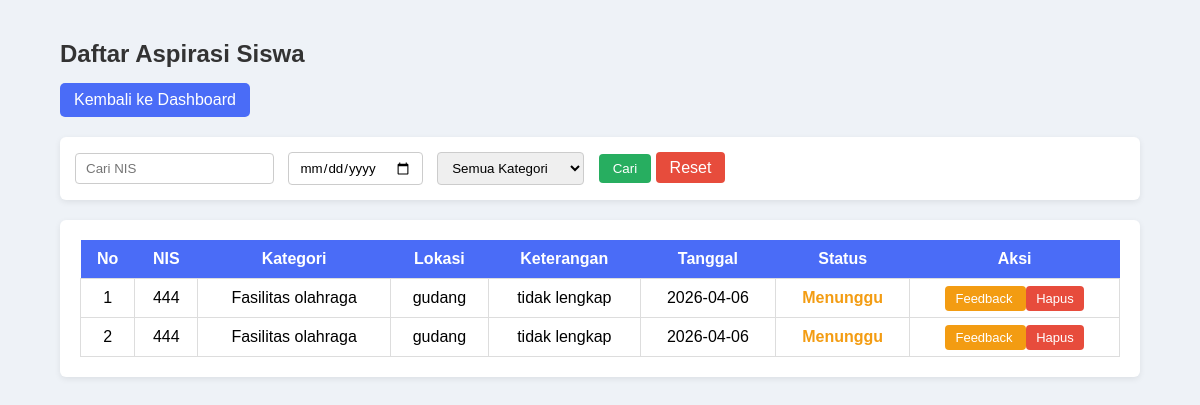
The page /admin/data-aspirasi.php?nis=444 (signed in) on the database its author committed.
### tables this page shows
CREATE TABLE `aspirasi` (
  `id_aspirasi` int(11) NOT NULL,
  `status` enum('menunggu','proses','selesai') NOT NULL,
  `id_pelaporan` int(5) NOT NULL,
  `id_kategori` int(5) NOT NULL,
  `feedback` varchar(50) NOT NULL
);

CREATE TABLE `input_aspirasi` (
  `id_pelaporan` int(5) NOT NULL,
  `nis` varchar(20) NOT NULL,
  `id_kategori` int(5) NOT NULL,
  `lokasi` varchar(50) NOT NULL,
  `ket` varchar(50) NOT NULL,
  `tgl_input` date NOT NULL
);

CREATE TABLE `kategori` (
  `id_kategori` int(5) NOT NULL,
  `ket_kategori` varchar(30) NOT NULL
);

### admin/data-aspirasi.php (the view, shortened to what this page needs)
<?php
include "../db.php";
$nis      = isset($_GET['nis']) ? $_GET['nis'] : '';
$sql = "
SELECT
    input_aspirasi.*,
    aspirasi.status,
    kategori.ket_kategori
FROM input_aspirasi
LEFT JOIN aspirasi
    ON input_aspirasi.id_pelaporan = aspirasi.id_pelaporan
LEFT JOIN kategori
    ON input_aspirasi.id_kategori = kategori.id_kategori
WHERE 1=1
";
if($nis != ''){
    $sql .= " AND input_aspirasi.nis LIKE '%$nis%'";
}
$sql .= " ORDER BY input_aspirasi.id_pelaporan DESC";
$query = mysqli_query($koneksi, $sql);
?>
<!DOCTYPE html>
<html>
<head>
<link rel="stylesheet" href="../css/data-aspirasi.css">
</head>
<body>
<div class="wrapper">
<h2>Daftar Aspirasi Siswa</h2>
<a href="dashboard.php" class="btn-kembali">
Kembali ke Dashboard
</a>
<div class="filter-box">
<form method="GET">
<input
type="text"
name="nis"
placeholder="Cari NIS"
>
<input
type="date"
name="tanggal"
>
<select name="kategori">
<option value="">
Semua Kategori
</option>
</select>
<button type="submit" class="btn-cari">
Cari
</button>
<a href="data-aspirasi.php" class="btn-reset">
Reset
</a>
</form>
</div>
<div class="table-box">
<table>
<tr>
<th>No</th>
<th>NIS</th>
<th>Kategori</th>
<th>Lokasi</th>
<th>Keterangan</th>
<th>Tanggal</th>
<th>Status</th>
<th>Aksi</th>
</tr>
<?php
if(mysqli_num_rows($query) == 0){
?>
<tr>
<td colspan="8" class="kosong">
Belum ada data aspirasi
</td>
</tr>
<?php
}else{
$no = 1;
while($data = mysqli_fetch_assoc($query)){
?>
<tr>
<td><?php echo $no++; ?></td>
<td><?php echo $data['nis']; ?></td>
<td><?php echo $data['ket_kategori']; ?></td>
<td><?php echo $data['lokasi']; ?></td>
<td><?php echo $data['ket']; ?></td>
<td><?php echo $data['tgl_input']; ?></td>
<td class="status">
<?php echo $data['status'] ? ucfirst($data['status']) : 'Menunggu'; ?>
</td>
<td>
<a
href="feedback.php?id=<?php echo $data['id_pelaporan']; ?>"
class="btn-feedback"
>
Feedback
</a>
<a
href="hapus.php?id=<?php echo $data['id_pelaporan']; ?>"
class="btn-hapus"
onclick="return confirm('Yakin ingin hapus data?')"
>
Hapus
</a>
</td>
</tr>
<?php
}
?>
<?php
}
?>
</table>
</div>
</div>
</body>
</html>

### css/data-aspirasi.css (style rules this page uses)
* { margin:0; padding:0; box-sizing:border-box; font-family:Arial, Helvetica, sans-serif; }
body { background:#eef2f7; }
.wrapper { width:90%; max-width:1100px; margin:40px auto; }
h2 { margin-bottom:15px; color:#333; }
.btn-kembali { display:inline-block; padding:8px 14px; background:#4a6cf7; color:white; text-decoration:none; border-radius:5px; margin-bottom:20px; }
.filter-box { background:white; padding:15px; border-radius:6px; margin-bottom:20px; box-shadow:0 2px 6px rgba(0,0,0,0.08); }
.filter-box input, .filter-box select { padding:7px 10px; border:1px solid #ccc; border-radius:4px; margin-right:10px; }
.btn-cari { padding:7px 14px; border:none; background:#27ae60; color:white; border-radius:4px; cursor:pointer; }
.btn-reset { padding:7px 14px; background:#e74c3c; color:white; text-decoration:none; border-radius:4px; }
.table-box { background:white; padding:20px; border-radius:6px; box-shadow:0 2px 6px rgba(0,0,0,0.08); }
table { width:100%; border-collapse:collapse; }
table th { background:#4a6cf7; color:white; padding:10px; }
table td { border:1px solid #ddd; padding:10px; text-align:center; }
.status { font-weight:bold; color:#f39c12; }
.btn-feedback { background:#f39c12; color:white; padding:5px 10px; text-decoration:none; border-radius:4px; font-size:13px; }
.btn-hapus { background:#e74c3c; color:white; padding:5px 10px; text-decoration:none; border-radius:4px; font-size:13px; }

### rows shown on the page
aspirasi: id_pelaporan.nis "444", kategori.ket_kategori "Fasilitas olahraga", id_pelaporan.lokasi "gudang", id_pelaporan.ket "tidak lengkap", id_pelaporan.tgl_input "2026-04-06", status "Menunggu"
aspirasi: id_pelaporan.nis "444", kategori.ket_kategori "Fasilitas olahraga", id_pelaporan.lokasi "gudang", id_pelaporan.ket "tidak lengkap", id_pelaporan.tgl_input "2026-04-06", status "Menunggu"
